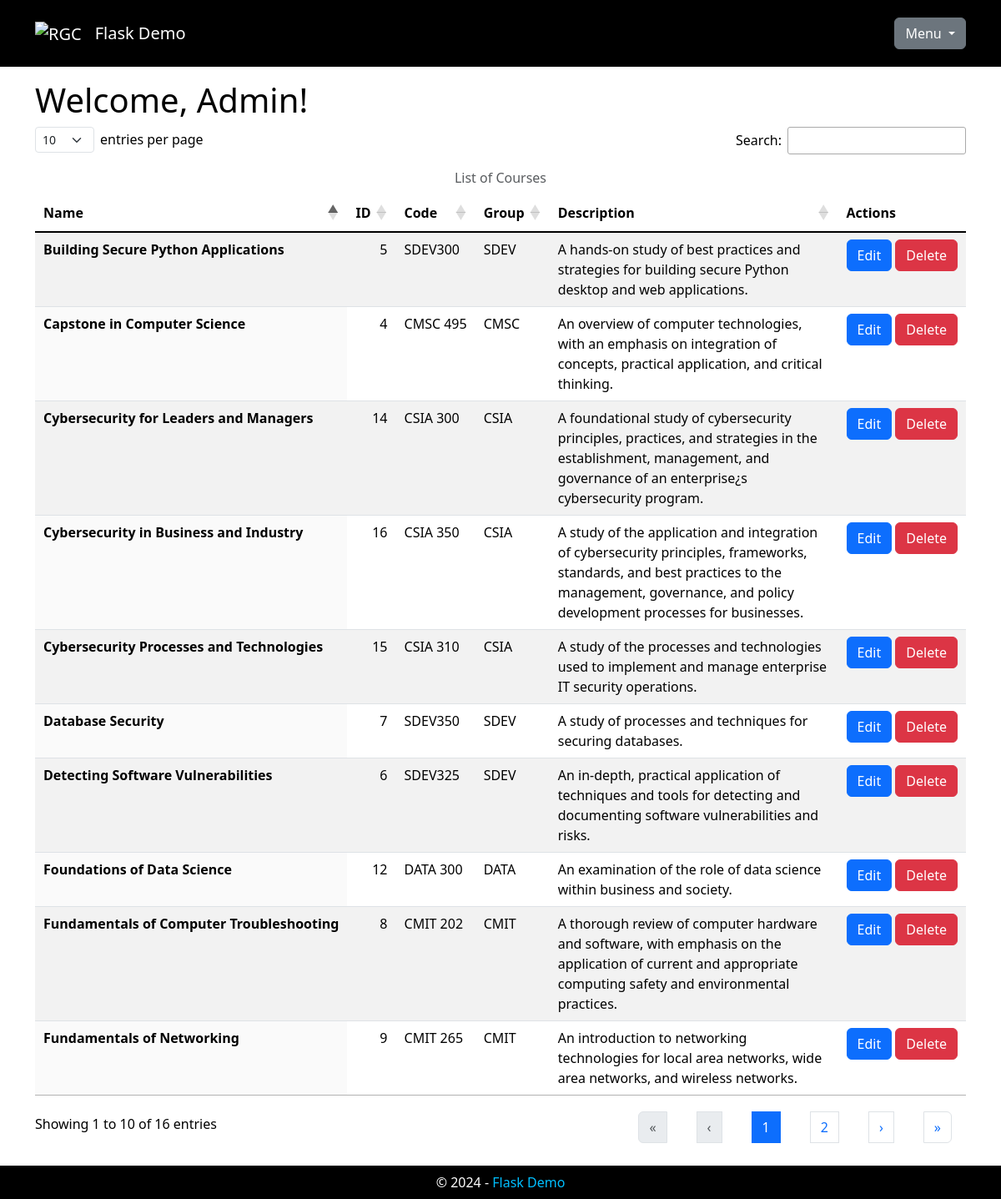
The page /courses (signed in) on the database as committed earlier.
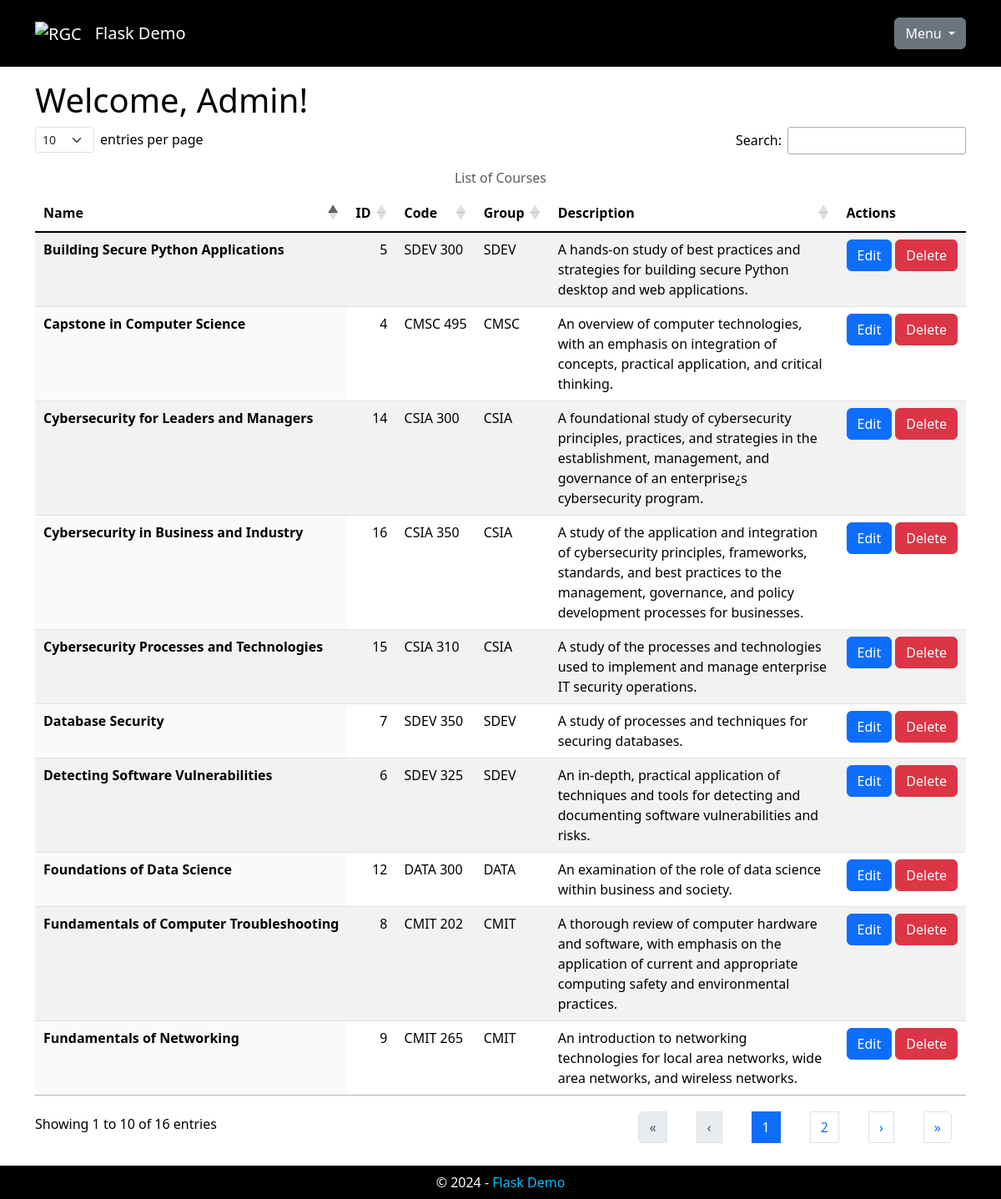
The same page on the database as committed later.
### app/models.py (models this page shows, shortened)
class User(UserMixin, db.Model):
    __tablename__ = 'users'
    user_id: Mapped[int] = mapped_column(primary_key=True)
    username: Mapped[str] = mapped_column(
        String(64), index=True, unique=True)
    user_email: Mapped[Optional[str]] = mapped_column(
        String(128), index=True, unique=True)
    password_hash: Mapped[Optional[str]] = mapped_column(
        String(256))
    associations: Mapped[List['Association']] = relationship(
        back_populates='user')
    def get_id(self):
        return self.user_id

class Course(db.Model):
    __tablename__ = 'courses'
    course_id: Mapped[int] = mapped_column(primary_key=True)
    course_name: Mapped[str] = mapped_column(
        String(64), index=True, )
    course_code: Mapped[str] = mapped_column(
        String(64), index=True)
    course_group: Mapped[Optional[str]] = mapped_column(
        String(64), index=True)
    course_desc: Mapped[Optional[str]] = mapped_column(
        String(256), index=True)
    associations: Mapped[List['Association']] = relationship(
        back_populates='course')

### app/main/main_routes.py (the view)
@bp.route('/courses')
@login_required
def courses():
    if int(current_user.get_id()) != 1:
        return redirect(url_for('main.index'))
    _page_title = 'List of Courses'
    _courses = Course.query.all()
    _courses = [_courses] if not isinstance(_courses, list) else _courses
    _html = render_template('main/courses.html', page_title=_page_title,
                            courses=_courses)
    return _html

### app/models.py (called while the page is built)
@login.user_loader
def load_user(user_id):
    validate_input('user_id', user_id, int)
    return db.session.get(User, user_id)

### app/templates/main/courses.html (shortened to what this page needs)
{% extends "base.html" %}
{% block head %}
{{ super() }}
<link rel="stylesheet" type="text/css" href="{{ url_for('static', filename='css/dataTables.dataTables.min.css') }}">
<link rel="stylesheet" type="text/css" href="{{ url_for('static', filename='css/dataTables.bootstrap5.min.css') }}">
{% endblock %}
{% block content %}
{% if current_user.get_id() != 1 %}
<h1>Welcome!</h1>
<p>This page is restricted to administrators.</p>
{% else %}
<h1>Welcome, {{ current_user.username }}!</h1>
<table id="data-table" class="table table-striped display caption-top">
  <caption class="text-center">List of Courses</caption>
  <thead>
    <tr>
      <th scope="col">Name</th>
      <th scope="col">ID</th>
      <th scope="col">Code</th>
      <th scope="col">Group</th>
      <th scope="col">Description</th>
      {% if current_user.get_id() == 1 %}
      <th scope="col">Actions</th>
      {% endif %}
    </tr>
  </thead>
  <tbody class="table-group-divider">
    {% for course in courses %}
    <tr>
      <th scope="row" class="text-nowrap">{{ course.course_name }}</th>
      <td class="text-nowrap">{{ course.course_id }}</td>
      <td class="text-nowrap">{{ course.course_code }}</td>
      <td class="text-nowrap">{{ course.course_group }}</td>
      <td>{{ course.course_desc }}</td>
      {% if current_user.get_id() == 1 %}
      <td class="text-nowrap">
        <a class="btn btn-primary" href="" title="Edit">Edit</a>
        <a class="btn btn-danger" href="" title="Delete">Delete</a>
      </td>
      {% endif %}
    </tr>
    {% endfor %}
  </tbody>
</table>
{% endif %}
{% endblock %}

### app/templates/base.html (shortened to what this page needs)
<!DOCTYPE html>
<html lang="en">
<head>
  {% block head %}
  <link rel="stylesheet" type="text/css" href="{{ url_for('static', filename='css/bootstrap.min.css') }}">
  <link rel="stylesheet" type="text/css" href="{{ url_for('static', filename='css/base.css') }}">
  {% endblock %}
</head>
<body>
  <header>
    <nav class="navbar navbar-expand-lg navbar-dark fixed-top">
      <div class="container">
        <a class="navbar-brand" href="{{ url_for('main.index') }}" title="Home">
          <img src="{{ url_for('static', filename='img/logo.png') }}" alt="RGC" class="nav-logo" />
        </a>
        <a class="navbar-brand" href="{{ url_for('main.index') }}" title="Home">Flask Demo</a>
        <div class="dropdown ms-auto">
          <button class="btn btn-secondary dropdown-toggle" type="button" data-bs-toggle="dropdown"
            aria-expanded="false">
            Menu
          </button>
        </div>
      </div>
    </nav>
  </header>
  <main role="main">
    <div class="container">
      <div id="content">
        {% block content %}
        {% endblock %}
      </div>
  </main>
  <footer class="footer">
    <div class="text-center">
      &copy; <span id="currentYear"></span> -
      <a href="{{ url_for('main.index') }}" title="Home">Flask Demo</a>
    </div>
  </footer>
</body>
</html>

### app/static/css/base.css (style rules this page uses)
html { font-family: sans-serif; }
body { margin-top: 10vh !important; }
a { text-decoration: none; }
nav a, footer a { color: deepskyblue; }
nav { background-color: black; color: white; min-height: 10vh; }
.nav-logo { height: 6vh !important; min-height: 30px; }
#content { background-color: white; color: black; min-height: 85vh; padding-top: 1em; padding-bottom: 1em; }
footer { background-color: black; color: white; min-height: 5vh; padding-top: 1vh; }

Rows that differ between the two databases and show on the page:
changed Course "Building Secure Python Applications": course_code "SDEV300" → "SDEV 300"
changed Course "Detecting Software Vulnerabilities": course_code "SDEV325" → "SDEV 325"
changed Course "Database Security": course_code "SDEV350" → "SDEV 350"
